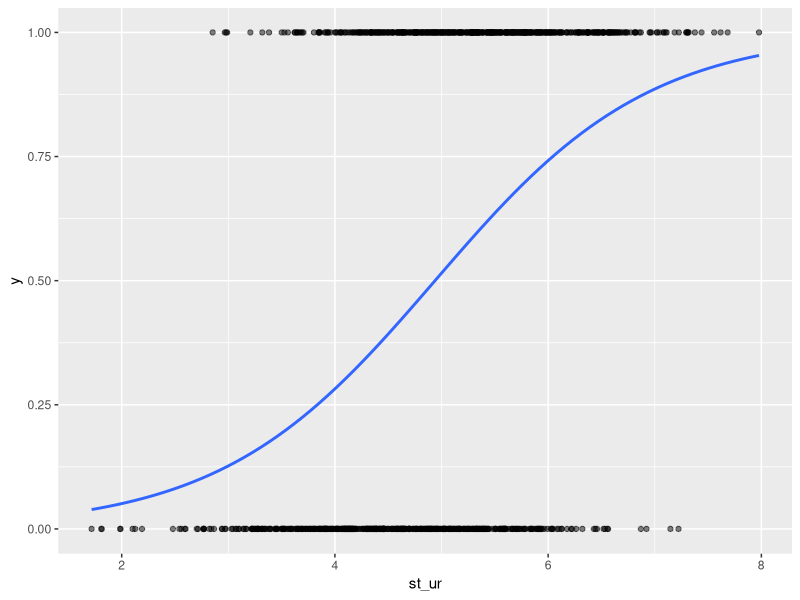
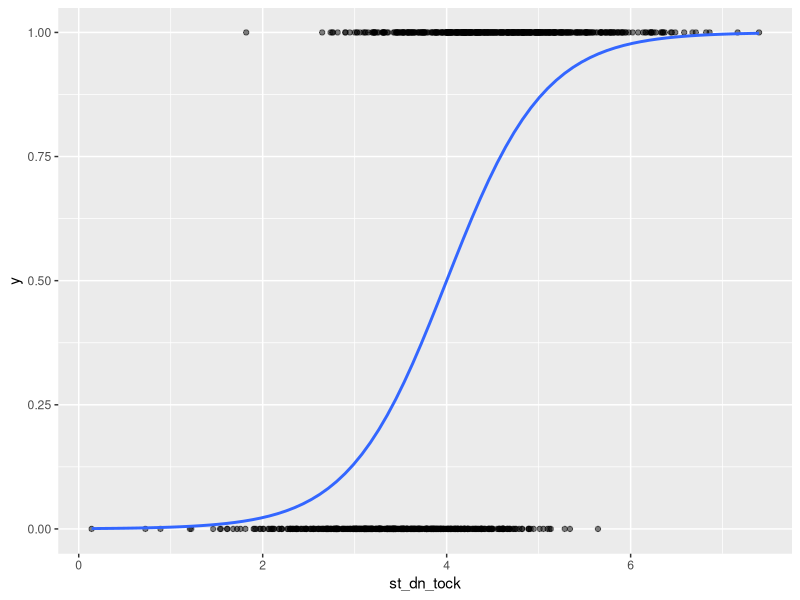

Source code (R) for these figures, in order:
## ---- chunk 1
knitr::opts_chunk$set(collapse = TRUE)

require(ggplot2)

## ---- chunk 2

set.seed(8)

st_ur = rnorm(1000, 5)      # st ur
st_dn_tock = rnorm(1000, 4)       # st tock pri domacih nalogah
z = -31 + 3*st_ur + 4*st_dn_tock       # linearna kombinacija z \beta_0
pr = 1/(1+exp(-z))  
y = rbinom(1000,1,pr)                # bernoulli odziv glede na \pi=pr

#pošlji v glm:
df = data.frame(y = y, 
                st_ur = st_ur, 
                st_dn_tock = st_dn_tock)
fit <- glm(y ~ st_ur + st_dn_tock,
           data = df,
           family = "binomial")

# predict3d(fit,radius=0.08)

ggplot(df, aes(x = st_ur, y = y)) +
    geom_point(alpha = 0.5) +
    stat_smooth(method = "glm", 
                se = F, 
                method.args = list(family="binomial"))

ggplot(df, aes(x = st_dn_tock, y = y)) +
    geom_point(alpha = 0.5) +
    stat_smooth(method = "glm", 
                se = F, 
                method.args = list(family="binomial"))

